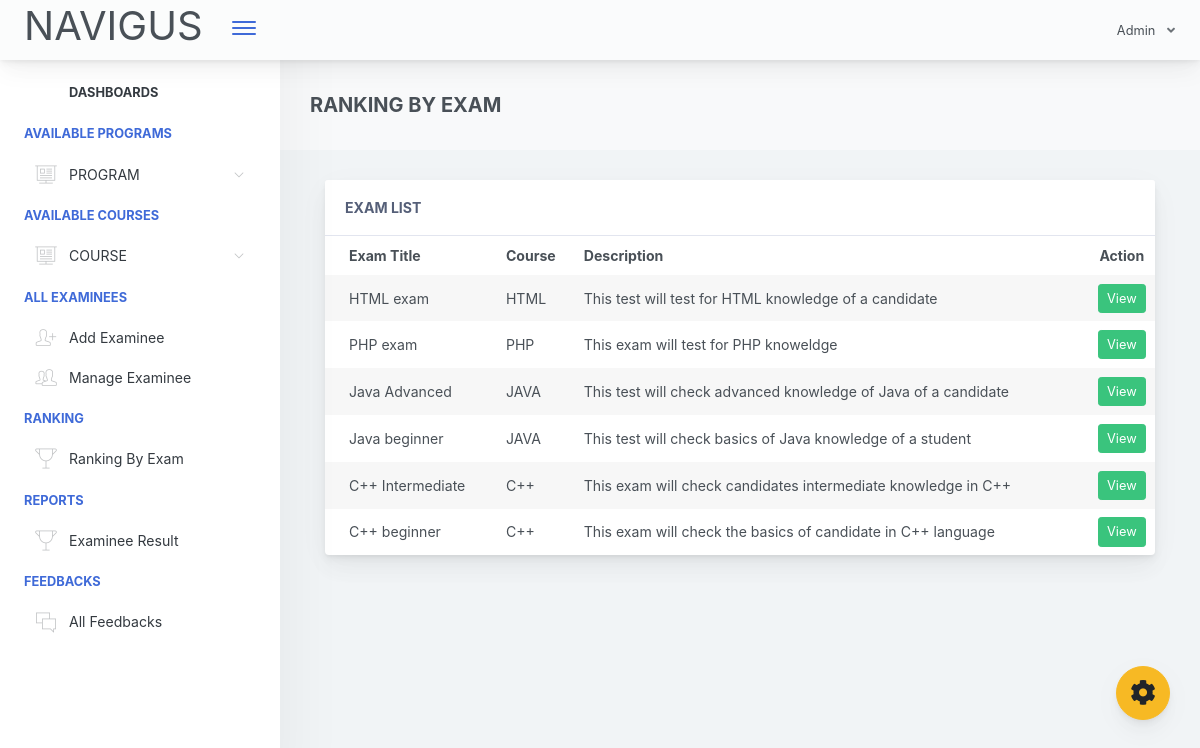
The page /adminpanel/admin/home.php?page=ranking-exam (signed in) on the database its author committed.
### tables this page shows
CREATE TABLE `exam_tbl` (
  `ex_id` int(11) NOT NULL,
  `cou_id` int(11) NOT NULL,
  `ex_title` varchar(1000) NOT NULL,
  `ex_time_limit` varchar(1000) NOT NULL,
  `ex_questlimit_display` int(11) NOT NULL,
  `ex_description` varchar(1000) NOT NULL,
  `ex_created` timestamp NOT NULL DEFAULT current_timestamp() ON UPDATE current_timestamp()
);

CREATE TABLE `course_tbl` (
  `cou_id` int(11) NOT NULL,
  `cou_name` varchar(1000) NOT NULL,
  `cou_created` timestamp NOT NULL DEFAULT current_timestamp() ON UPDATE current_timestamp()
);

### adminpanel/admin/pages/ranking-exam.php (the view, shortened to what this page needs)
<div class="app-main__outer">
        <div class="app-main__inner">
            <?php
                @$exam_id = $_GET['exam_id'];
                if($exam_id != "")
                {
                   $selEx = $conn->query("SELECT * FROM exam_tbl WHERE ex_id='$exam_id' ")->fetch(PDO::FETCH_ASSOC);
                   $exam_course = $selEx['cou_id'];
                   $selExmne = $conn->query("SELECT * FROM examinee_tbl et  WHERE exmne_course='$exam_course'  ");
                   ?>
                   <div class="app-page-title">
                    <div class="page-title-wrapper">
                        <div class="page-title-heading">
                            <div><b class="text-primary">RANKING BY EXAM</b><br>
                                Exam Name : <?php echo $selEx['ex_title']; ?><br><br>
                               <span class="border" style="padding:10px;color:black;background-color: yellow;">Excellence</span>
                               <span class="border" style="padding:10px;color:white;background-color: green;">Very Good</span>
                               <span class="border" style="padding:10px;color:white;background-color: blue;">Good</span>
                               <span class="border" style="padding:10px;color:white;background-color: red;">Failed</span>
                               <span class="border" style="padding:10px;color:black;background-color: #E9ECEE;">Not Answering</span>
                            </div>
                        </div>
                    </div>
                    </div>
                    <div class="table-responsive">
                        <table class="align-middle mb-0 table table-borderless table-striped table-hover" id="tableList">
                          <tbody>
                            <thead>
                                <tr>
                                    <th width="25%">Examinee Fullname</th>
                                    <th>Score / Over</th>
                                    <th>Percentage</th>
                                </tr>
                            </thead>
                            <?php
                                while ($selExmneRow = $selExmne->fetch(PDO::FETCH_ASSOC)) { ?>
                                    <?php
                                            $exmneId = $selExmneRow['exmne_id'];
                                            $selScore = $conn->query("SELECT * FROM exam_question_tbl eqt INNER JOIN exam_answers ea ON eqt.eqt_id = ea.quest_id AND eqt.exam_answer = ea.exans_answer  WHERE ea.axmne_id='$exmneId' AND ea.exam_id='$exam_id' AND ea.exans_status='new' ORDER BY ea.exans_id DESC");
                                              $selAttempt = $conn->query("SELECT * FROM exam_attempt WHERE exmne_id='$exmneId' AND exam_id='$exam_id' ");
                                             $over = $selEx['ex_questlimit_display']  ;
                                              @$score = $selScore->rowCount();
                                                @$ans = $score / $over * 100;
                                         ?>
                                       <tr style="<?php
                                             if($selAttempt->rowCount() == 0)
                                             {
                                                echo "background-color: #E9ECEE;color:black";
                                             }
                                             else if($ans >= 90)
                                             {
                                                echo "background-color: yellow;";
                                             }
                                             else if($ans >= 80){
                                                echo "background-color: green;color:white";
                                             }
                                             else if($ans >= 75){
                                                echo "background-color: blue;color:white";
                                             }
                                             else
                                             {
                                                echo "background-color: red;color:white";
                                             }
                                             ?>"
                                        >
                                        <td>
                                          <?php echo $selExmneRow['exmne_fullname']; ?></td>
                                        <td >
                                        <?php
                                          if($selAttempt->rowCount() == 0)
                                          {
                                            echo "Not answer yet";
                                          }
                                          else if($selScore->rowCount() > 0)
                                          {
                                            echo $totScore =  $selScore->rowCount();
                                            echo " / ";
                                            echo $over;
                                          }
                                          else
                                          {
                                            echo $totScore =  $selScore->rowCount();
                                            echo " / ";
                                            echo $over;
                                          }
                                         ?>
                                        </td>
                                        <td>
                                          <?php
                                                if($selAttempt->rowCount() == 0)
                                                {
                                                  echo "Not answer yet";
                                                }
                                                else
                                                {
                                                    echo $ans; ?>%<?php
                                                }
                                          ?>
                                        </td>
                                    </tr>
                                <?php }
                             ?>
                          </tbody>
                        </table>
                    </div>
                   <?php
                }
                else
                { ?>
                <div class="app-page-title">
                <div class="page-title-wrapper">
                    <div class="page-title-heading">
                        <div><b>RANKING BY EXAM</b></div>
                    </div>
                </div>
                </div>
                 <div class="col-md-12">
                <div class="main-card mb-3 card">
                    <div class="card-header">ExAM List
                    </div>
                    <div class="table-responsive">
                        <table class="align-middle mb-0 table table-borderless table-striped table-hover" id="tableList">
                            <thead>
                            <tr>
                                <th class="text-left pl-4">Exam Title</th>
                                <th class="text-left ">Course</th>
                                <th class="text-left ">Description</th>
                                <th class="text-center" width="8%">Action</th>
                            </tr>
                            </thead>
                            <tbody>
                              <?php
                                $selExam = $conn->query("SELECT * FROM exam_tbl ORDER BY ex_id DESC ");
                                if($selExam->rowCount() > 0)
                                {
                                    while ($selExamRow = $selExam->fetch(PDO::FETCH_ASSOC)) { ?>
                                        <tr>
                                            <td class="pl-4"><?php echo $selExamRow['ex_title']; ?></td>
                                            <td>
                                                <?php
                                                    $courseId =  $selExamRow['cou_id'];
                                                    $selCourse = $conn->query("SELECT * FROM course_tbl WHERE cou_id='$courseId' ");
                                                    while ($selCourseRow = $selCourse->fetch(PDO::FETCH_ASSOC)) {
                                                        echo $selCourseRow['cou_name'];
                                                    }
                                                ?>
                                            </td>
                                            <td><?php echo $selExamRow['ex_description']; ?></td>
                                            <td class="text-center">
                                             <a href="?page=ranking-exam&exam_id=<?php echo $selExamRow['ex_id']; ?>"  class="btn btn-success btn-sm">View</a>
                                            </td>
                                        </tr>
                                    <?php }
                                }
                               ?>
                            </tbody>
                        </table>
                    </div>
                </div>
            </div>
                <?php }
             ?>
</div>

### rows shown on the page
exam_tbl: ex_title "HTML exam", ex_description "This test will test for HTML knowledge of a candidate"
course_tbl: cou_name "HTML"
exam_tbl: ex_title "PHP exam", ex_description "This exam will test for PHP knoweldge"
course_tbl: cou_name "PHP"
exam_tbl: ex_title "Java Advanced", ex_description "This test will check advanced knowledge of Java of a candidate"
course_tbl: cou_name "JAVA"
exam_tbl: ex_title "Java beginner", ex_description "This test will check basics of Java knowledge of a student"
exam_tbl: ex_title "C++ Intermediate", ex_description "This exam will check candidates intermediate knowledge in C++"
course_tbl: cou_name "C++"
exam_tbl: ex_title "C++ beginner", ex_description "This exam will check the basics of candidate in C++ language"
